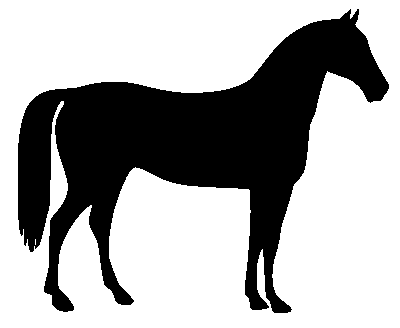
#> input picture skimage.data.horse(), 400 x 328 px
$ jupyter execute convex-hull.ipynb
#> lines starting #> are read from the running program, lines starting #| are printed output that depends on the picture; after the words box and inside, x2 and y2 are one past the last pixel; in counts of white or black regions, pixels touching at a corner belong together
**Convex Hull**

The convex hull of a binary image is the set of pixels included in the smallest convex polygon that surround all white pixels in the input.
Convex hull (CH) is basically an important geometrical problem that could be solved computationally. The problem is all about constructing, developing, articulating, circumscribing or encompassing a given set of points in plane by a polygonal capsule called convex polygon. Justifiably, convex hull problem is combinatorial in general and an optimization problem in particular. Here, convexity refers to the property of the polygon that surrounds the given points making a capsule. A convex polygon is a simple polygon without any self-intersection in which any line segment between two points on the edges ever goes outside the polygon. Lucidly stated, a convex polygon houses a convex set which is a region such that every pair of points is within the region and the line that joins such pair is also within the region. With this definition, a cube, rectangle, regular polygon and the like are convex in nature. Any polygon which has hollowness, dent or extended vertices cannot be convex. A convex curve forms the boundary of a convex set.
Convexity of a polygon is measurable trait that is amenable to the analysis of its shape. Shape is crucial in many areas of scientific analysis such as, object classification and identification , biology , geomorphology, and powder particle characterization . A vast literature survey revealed that the use of convexity measure for variety of applications such as shape decomposition , shape similarity measures, and object indexing . The determination of convex hull of a point set has successfully been applied in application domains such as data mining , geographical information systems, pattern recognition , artificial intelligence, image processing  and medical simulations. Apart from this, convex hull’s applications has spread in to allied areas like ray tracing, path finding, computer visualization, game theory, phase diagrams, static code analysis, verification methods, geometry, detection of outliers in statistics, rotating calipers for computing the width and diameter of a point set, digital terrain model (DTM) generation, triangulated irregular network (TIN) and area dynamic calculation . Interesting enough, a special kind of application of societal interest using this wonderful concept has been in characterizing the spatial extent of animal epidemics outbreak. In this context, the spatial extent of an epidemic is assessed by computing the convex hull enclosing the infected individuals at a given time. The exact evolution equations for the mean perimeter and the mean area of the convex hull have been deduced, and the method is compared with Monte Carlo simulations .
At the backdrop of applications of convex hulls in various allied domains, this paper is focused to its vivid applications in the realm of image processing and pattern recognition.

**Approaches for Generation of Convex Hull**

The well-known understanding about convex hull is that it is
Minimal perimeter problem for sets containing a fixed set  and Convex hull Co(E) of E is the bounded connected set constituting a minimization problem.
Convex hull algorithms are broadly divided into two categories:

i) Graph traversal

ii) Incremental.

The graph traversal algorithms construct CHs by identifying some initial vertices of CH and later finding the remaining points and edges by traversing it in some order. The Gift Wrapping, Graham scan, and Monotone chain are such algorithms. On the other hand, incremental algorithms first find an initial CH and then insert or merge the remaining points, edges or even sub CHs as they are discovered, into current CH sequentially or recursively to obtain the final CH. Quick hull and Divide-and-Conquer algorithms belong to this class.
The following subsections present briefly the classical algorithms mentioned above under the two categories. However, many researchers have developed various minimum convex hull development algorithms as an aside to the traditional algorithms.

[cell 1]
from skimage import io
from skimage.color import rgb2gray
import matplotlib.pyplot as plt
from skimage.morphology import convex_hull_image
from skimage import data, img_as_float
from skimage.util import invert

[cell 2]
# The original image is inverted as the object must be white.
image = invert(data.horse())
#> image: shape (328, 400) bool; 33.1% white; 1 white region, box (x1, y1, x2, y2) and area: (18, 9, 389, 313) 43412
# apply convex hull
chull = convex_hull_image(image)
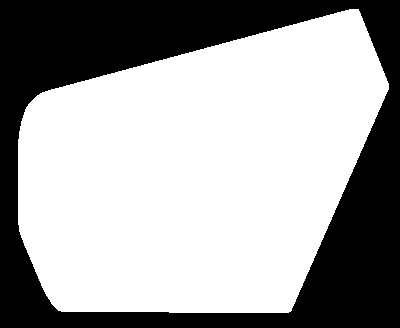
#> chull: shape (328, 400) bool; 63.9% white; 1 black region, box (x1, y1, x2, y2) and area: (0, 0, 400, 328) 47395

fig, axes = plt.subplots(1, 2, figsize=(8, 4))
ax = axes.ravel()
#plot original image
ax[0].set_title('Original picture')
ax[0].imshow(image, cmap=plt.cm.gray)
ax[0].set_axis_off()
# plot convex hull image
ax[1].set_title('Transformed picture')
ax[1].imshow(chull, cmap=plt.cm.gray)
ax[1].set_axis_off()

plt.tight_layout()
plt.show()
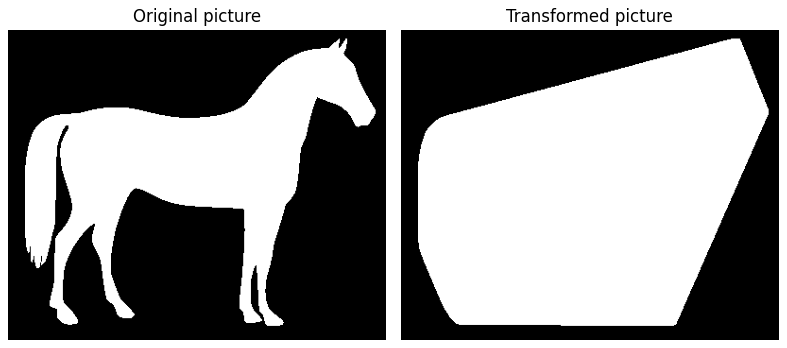
#> figure drawn by matplotlib, 2 panels

[cell 3]
# calculate difference
chull_diff = img_as_float(chull.copy())
chull_diff[image] = 2
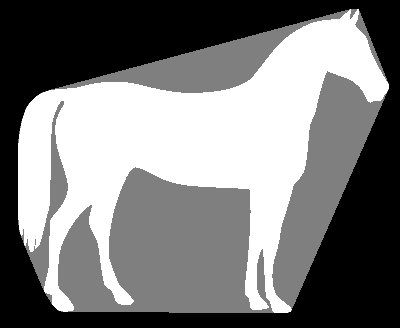
#> chull_diff: shape (328, 400) float64; min 0, max 2, mean 0.97; drawn with min black and max white
fig, ax = plt.subplots()
ax.imshow(chull_diff, cmap=plt.cm.gray)
ax.set_title('Difference')
plt.show()

[cell 4]
#import libraries
from __future__ import print_function
import cv2 as cv
import numpy as np
import argparse
import random as rng
import matplotlib.pyplot as plt
rng.seed(12345)
def thresh_callback(val):
    threshold = val
    # Detect edges using Canny
    canny_output = cv.Canny(src_gray, threshold, threshold * 2)
    # Find contours
    contours, _ = cv.findContours(canny_output, cv.RETR_TREE, cv.CHAIN_APPROX_SIMPLE)
    # Find the convex hull object for each contour
    hull_list = []
    for i in range(len(contours)):
        hull = cv.convexHull(contours[i])
        hull_list.append(hull)
    # Draw contours + hull results
    drawing = np.zeros((canny_output.shape[0], canny_output.shape[1], 3), dtype=np.uint8)
    for i in range(len(contours)):
        color = (rng.randint(0,256), rng.randint(0,256), rng.randint(0,256))
        cv.drawContours(drawing, contours, i, color)
        cv.drawContours(drawing, hull_list, i, color)
    # Show in a window
    plt.imshow(drawing)
    plt.show()

# Load source image

src = cv.imread('test2.jpg')
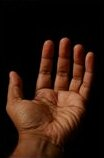
#> input picture Morphological image processing/test2.jpg, 104 x 158 px
#> src is the input picture: shape (158, 104, 3); mean B, G, R 15.3, 25.1, 46.5
plt.imshow(src)
plt.show()
# Convert image to gray and blur it
src_gray = cv.cvtColor(src, cv.COLOR_BGR2GRAY)
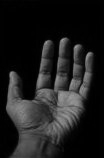
#> src_gray: shape (158, 104); min 0, max 158, mean 30.4
src_gray = cv.blur(src_gray, (3,3))
# Create Window
plt.imshow(src_gray)
plt.show()
max_thresh = 255
thresh = 100 # initial threshold
thresh_callback(thresh)
#> in thresh_callback, `canny_output = cv.Canny(src_gray, threshold, threshold * 2)`:
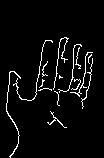
#> canny_output: shape (158, 104); 4.4% white in thin lines or dots, all inside (x1, y1, x2, y2) = (6, 37, 93, 158)
#> in thresh_callback, `contours, _ = cv.findContours(canny_output, cv.RETR_TREE, cv.CHAIN_APP..`: contours = 15 contours, 14 with area under 20; largest, box (x1, y1, x2, y2) and area: (6, 71, 21, 158) 27
#> the loop in thresh_callback, `for i in range(len(contours)):` made 15 passes
#> hull on pass 6: [[62, 77], [59, 78], [59, 75]]
#> after the loop in thresh_callback, `for i in range(len(contours)):`: hull_list = 15 contours, 3 with area under 20; largest, box (x1, y1, x2, y2) and area: (13, 40, 53, 101) 1060, (6, 71, 21, 158) 950, (58, 44, 82, 93) 442, (70, 52, 93, 97) 426, (53, 37, 69, 90) 360
#> the loop in thresh_callback, `for i in range(len(contours)):` made 15 passes
#> color on passes 1 to 12: (213, 5, 152), (188, 99, 138), (223, 82, 191), (63, 221, 133), (89, 95, 181), (46, 211, 85), (75, 105, 39), (97, 174, 164), (12, 234, 173), (13, 212, 1), (3, 83, 91), (146, 50, 212)
#> after the loop in thresh_callback, `for i in range(len(contours)):`:
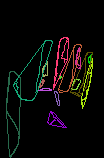
#> drawing: shape (158, 104, 3); mean of channels 0, 1, 2 7.4, 9.6, 10.5; drawn as B, G, R
